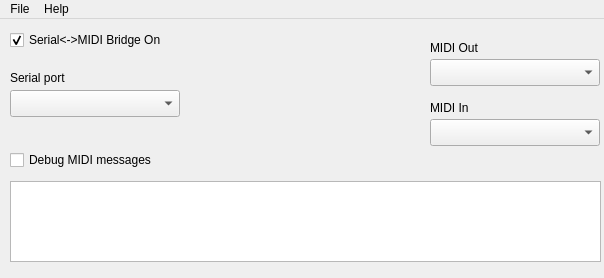
<?xml version="1.0" encoding="UTF-8"?>
<ui version="4.0">
 <class>MainWindow</class>
 <widget class="QMainWindow" name="MainWindow">
  <property name="geometry">
   <rect>
    <x>0</x>
    <y>0</y>
    <width>604</width>
    <height>278</height>
   </rect>
  </property>
  <property name="sizePolicy">
   <sizepolicy hsizetype="Fixed" vsizetype="Fixed">
    <horstretch>0</horstretch>
    <verstretch>0</verstretch>
   </sizepolicy>
  </property>
  <property name="windowTitle">
   <string>Hairless MIDI&lt;-&gt;Serial Bridge</string>
  </property>
  <widget class="QWidget" name="centralWidget">
   <widget class="QListWidget" name="lst_debug">
    <property name="geometry">
     <rect>
      <x>10</x>
      <y>162</y>
      <width>591</width>
      <height>81</height>
     </rect>
    </property>
    <property name="sizePolicy">
     <sizepolicy hsizetype="Expanding" vsizetype="Expanding">
      <horstretch>0</horstretch>
      <verstretch>1</verstretch>
     </sizepolicy>
    </property>
    <property name="autoScroll">
     <bool>true</bool>
    </property>
   </widget>
   <widget class="QLabel" name="label_4">
    <property name="geometry">
     <rect>
      <x>210</x>
      <y>30</y>
      <width>201</width>
      <height>91</height>
     </rect>
    </property>
    <property name="text">
     <string/>
    </property>
    <property name="pixmap">
     <pixmap>:/images/images/arrows.png</pixmap>
    </property>
   </widget>
   <widget class="QLabel" name="label">
    <property name="geometry">
     <rect>
      <x>10</x>
      <y>50</y>
      <width>146</width>
      <height>17</height>
     </rect>
    </property>
    <property name="maximumSize">
     <size>
      <width>212</width>
      <height>16777215</height>
     </size>
    </property>
    <property name="text">
     <string>Serial port</string>
    </property>
   </widget>
   <widget class="QCheckBox" name="chk_on">
    <property name="geometry">
     <rect>
      <x>10</x>
      <y>10</y>
      <width>185</width>
      <height>22</height>
     </rect>
    </property>
    <property name="text">
     <string>Serial&lt;-&gt;MIDI Bridge On</string>
    </property>
    <property name="checked">
     <bool>true</bool>
    </property>
   </widget>
   <widget class="QCheckBox" name="chk_debug">
    <property name="geometry">
     <rect>
      <x>10</x>
      <y>130</y>
      <width>201</width>
      <height>22</height>
     </rect>
    </property>
    <property name="text">
     <string>Debug MIDI messages</string>
    </property>
   </widget>
   <widget class="QComboBox" name="cmbMidiIn">
    <property name="geometry">
     <rect>
      <x>430</x>
      <y>100</y>
      <width>170</width>
      <height>27</height>
     </rect>
    </property>
   </widget>
   <widget class="QLabel" name="label_2">
    <property name="geometry">
     <rect>
      <x>430</x>
      <y>20</y>
      <width>175</width>
      <height>17</height>
     </rect>
    </property>
    <property name="maximumSize">
     <size>
      <width>212</width>
      <height>16777215</height>
     </size>
    </property>
    <property name="text">
     <string>MIDI Out</string>
    </property>
   </widget>
   <widget class="QLabel" name="label_3">
    <property name="geometry">
     <rect>
      <x>430</x>
      <y>80</y>
      <width>149</width>
      <height>17</height>
     </rect>
    </property>
    <property name="maximumSize">
     <size>
      <width>212</width>
      <height>16777215</height>
     </size>
    </property>
    <property name="text">
     <string>MIDI In</string>
    </property>
   </widget>
   <widget class="QComboBox" name="cmbMidiOut">
    <property name="geometry">
     <rect>
      <x>430</x>
      <y>40</y>
      <width>170</width>
      <height>27</height>
     </rect>
    </property>
   </widget>
   <widget class="QComboBox" name="cmbSerial">
    <property name="geometry">
     <rect>
      <x>10</x>
      <y>71</y>
      <width>170</width>
      <height>27</height>
     </rect>
    </property>
   </widget>
   <widget class="BlinkenLight" name="led_serial">
    <property name="geometry">
     <rect>
      <x>185</x>
      <y>77</y>
      <width>16</width>
      <height>16</height>
     </rect>
    </property>
    <property name="text">
     <string/>
    </property>
    <property name="pixmap">
     <pixmap>:/images/images/led-off.png</pixmap>
    </property>
   </widget>
   <widget class="BlinkenLight" name="led_midiout">
    <property name="geometry">
     <rect>
      <x>410</x>
      <y>45</y>
      <width>16</width>
      <height>16</height>
     </rect>
    </property>
    <property name="text">
     <string/>
    </property>
    <property name="pixmap">
     <pixmap>:/images/images/led-off.png</pixmap>
    </property>
   </widget>
   <widget class="BlinkenLight" name="led_midiin">
    <property name="geometry">
     <rect>
      <x>410</x>
      <y>105</y>
      <width>16</width>
      <height>16</height>
     </rect>
    </property>
    <property name="text">
     <string/>
    </property>
    <property name="pixmap">
     <pixmap>:/images/images/led-off.png</pixmap>
    </property>
   </widget>
  </widget>
  <widget class="QMenuBar" name="menuBar">
   <property name="geometry">
    <rect>
     <x>0</x>
     <y>0</y>
     <width>604</width>
     <height>22</height>
    </rect>
   </property>
   <widget class="QMenu" name="menuFile">
    <property name="title">
     <string>File</string>
    </property>
    <addaction name="actionPreferences"/>
    <addaction name="separator"/>
    <addaction name="actionExit"/>
   </widget>
   <widget class="QMenu" name="menuHelp">
    <property name="title">
     <string>Help</string>
    </property>
    <addaction name="actionAbout"/>
   </widget>
   <addaction name="menuFile"/>
   <addaction name="menuHelp"/>
  </widget>
  <action name="actionExit">
   <property name="text">
    <string>Exit</string>
   </property>
   <property name="shortcut">
    <string>Ctrl+Q</string>
   </property>
  </action>
  <action name="actionAbout">
   <property name="text">
    <string>About Hairless MIDI&lt;-&gt;Serial Bridge...</string>
   </property>
  </action>
  <action name="actionPreferences">
   <property name="text">
    <string>Preferences...</string>
   </property>
  </action>
 </widget>
 <layoutdefault spacing="6" margin="11"/>
 <customwidgets>
  <customwidget>
   <class>BlinkenLight</class>
   <extends>QLabel</extends>
   <header>src/BlinkenLight.h</header>
  </customwidget>
 </customwidgets>
 <tabstops>
  <tabstop>chk_on</tabstop>
  <tabstop>cmbSerial</tabstop>
  <tabstop>cmbMidiOut</tabstop>
  <tabstop>cmbMidiIn</tabstop>
  <tabstop>chk_debug</tabstop>
  <tabstop>lst_debug</tabstop>
 </tabstops>
 <resources/>
 <connections/>
</ui>
